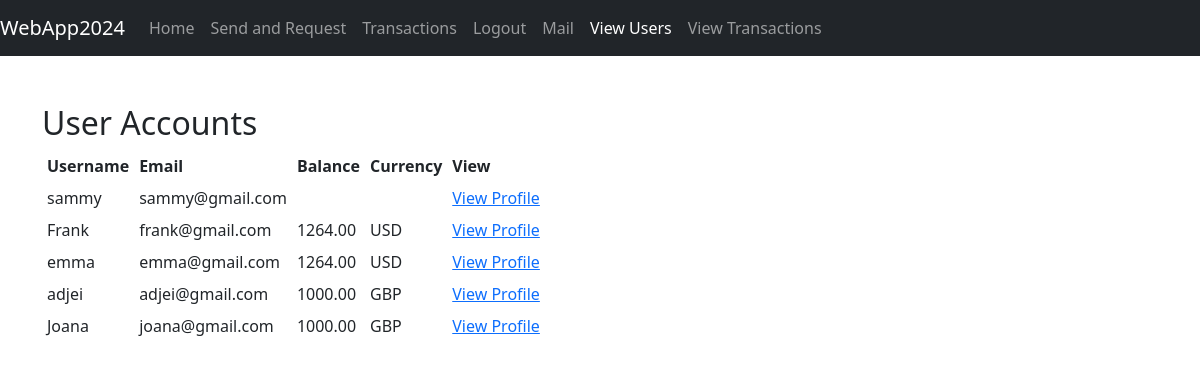
The page /adminapp/users/ (signed in) on the database as committed earlier.
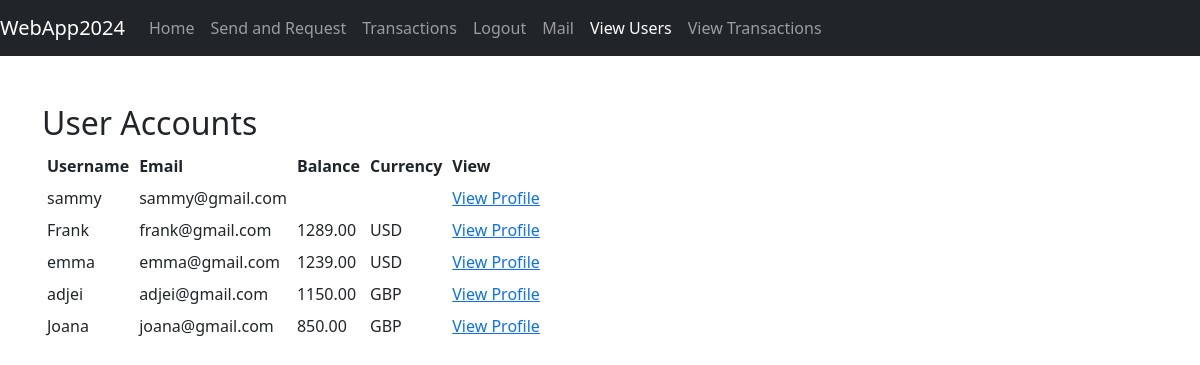
The same page on the database as committed later.
### register/models.py (models this page shows, shortened)
class User(AbstractUser):
    CURRENCY_CHOICES = [
        ('GBP', 'British Pound'),
        ('USD', 'US Dollar'),
        ('EUR', 'Euro'),
    ]
    initial_balance = models.DecimalField(max_digits=10, decimal_places=2, default=1000)
    currency = models.CharField(
        max_length=3,
        choices=CURRENCY_CHOICES,
        default='GBP',
        help_text=_('Select your preferred currency.'),
    )

### payapp/models.py (models this page shows, shortened)
class Account(models.Model):
    user = models.OneToOneField(settings.AUTH_USER_MODEL, on_delete=models.CASCADE, related_name='account')
    balance = models.DecimalField(max_digits=10, decimal_places=2, default=1000.00)
    currency = models.CharField(max_length=3, choices=CURRENCY_CHOICES, default='GBP', help_text=_('Select your preferred currency.'))

### adminapp/views.py (the view)
# urls.py: path('users/', views.view_users, name='view_users'),
@staff_member_required
def view_users(request):
    users = User.objects.all()
    return render(request, 'adminapp/view_users.html', {'users': users})

### templates/adminapp/view_users.html
{% extends 'base.html' %}
{% block content %}
    <h2>User Accounts</h2>
    <table>
        <tr>
            <th>Username</th>
            <th>Email</th>
            <th>Balance</th>
            <th>Currency</th>
            <th>View</th>
        </tr>
        {% for user in users %}
            <tr>
                <td>{{ user.username }}</td>
                <td>{{ user.email }}</td>
                <td>{{ user.account.balance }}</td>
                <td>{{ user.account.currency }}</td>
                <td><a href="{% url 'adminapp:user_profile' user.id %}">View Profile</a></td>
            </tr>
        {% endfor %}
    </table>
{% endblock %}

Rows that differ between the two databases and show on the page:
changed User "Frank": account.balance "1264.00" → "1289.00"
changed User "emma": account.balance "1264.00" → "1239.00"
changed User "adjei": account.balance "1000.00" → "1150.00"
changed User "Joana": account.balance "1000.00" → "850.00"
